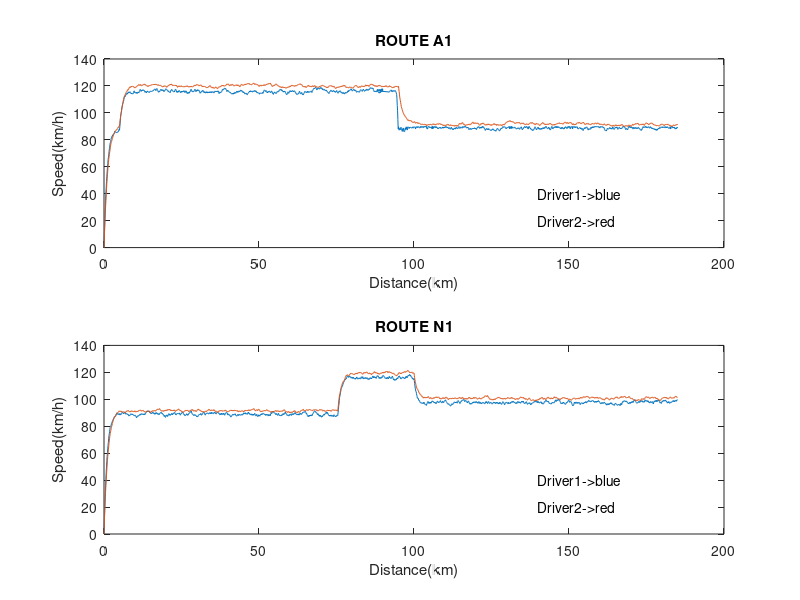

Source code (MATLAB):
%TASK 2 Analyzing the logs for each driver on each route

%PART 2-1 Generate plots
%Read the data

 a1d1=dlmread('a1-driver1-log.csv',',');
 a1d2=dlmread('a1-driver2-log.csv',',');
 n1d1=dlmread('n1-driver1-log.csv',',');
 n1d2=dlmread('n1-driver2-log.csv',',');
    
  
  
                subplot(2,1,1);%Make the subplots with the measures that we want
                plot(a1d1(:,1),a1d1(:,2),a1d2(:,1),a1d2(:,2));
                title('ROUTE A1')%;We decide the name of the subplot
                xlabel('Distance(km)');%Name the x axis
                ylabel('Speed(km/h)');%Name the y axis
                hText=text(140,40,'Driver1->blue');%Decide the legend
                hText=text(140,20,'Driver2->red');%Decide the legend
                
                subplot(2,1,2);
                plot(n1d1(:,1),n1d1(:,2),n1d2(:,1),n1d2(:,2));
                title('ROUTE N1');
                xlabel('Distance(km)');
                ylabel('Speed(km/h)');
                hText=text(140,40,'Driver1->blue');
                hText=text(140,20,'Driver2->red');
                

   %PART 2-2 Route statistics for each driver
     
   %N1D1
        vectorn1d1=n1d1(:,2);
        meann1d1=mean(vectorn1d1);
        standardn1d1=std(vectorn1d1);
        minn1d1=min(vectorn1d1);
        maxn1d1=max(vectorn1d1);
        fprintf('\n\nDriver1 statistics in route N1:\n Mean speed: %.2f (sd: %.2f)\n Min-Max seepd:[%.2f, %.2f]',meann1d1,standardn1d1,minn1d1,maxn1d1)
   
    %N1D2
        vectorn1d2=n1d2(:,2);
        meann1d2=mean(vectorn1d2);
        standardn1d2=std(vectorn1d2);
        minn1d2=min(vectorn1d2);
        maxn1d2=max(vectorn1d2);
        fprintf('\n\nDriver2 statistics in route N1:\n Mean speed: %.2f (sd: %.2f)\n Min-Max seepd:[%.2f, %.2f]',meann1d2,standardn1d2,minn1d2,maxn1d2)
         
     %A1D1
        vectora1d1=a1d1(:,2);
        meana1d1=mean(vectora1d1);
        standarda1d1=std(vectora1d1);
        mina1d1=min(vectora1d1);
        maxa1d1=max(vectora1d1);
        fprintf('\n\nDriver1 statistics in route A1:\n Mean speed: %.2f (sd: %.2f)\n Min-Max seepd:[%.2f, %.2f]',meana1d1,standarda1d1,mina1d1,maxa1d1)
        
      %A1D2
        vectora1d2=a1d2(:,2);
        meana1d2=mean(vectora1d2);
        standarda1d2=std(vectora1d2);
        mina1d2=min(vectora1d2);
        maxa1d2=max(vectora1d2);
        fprintf('\n\nDriver2 statistics in route A1:\n Mean speed: %.2f (sd: %.2f)\n Min-Max seepd:[%.2f, %.2f]',meana1d2,standarda1d2,mina1d2,maxa1d2)